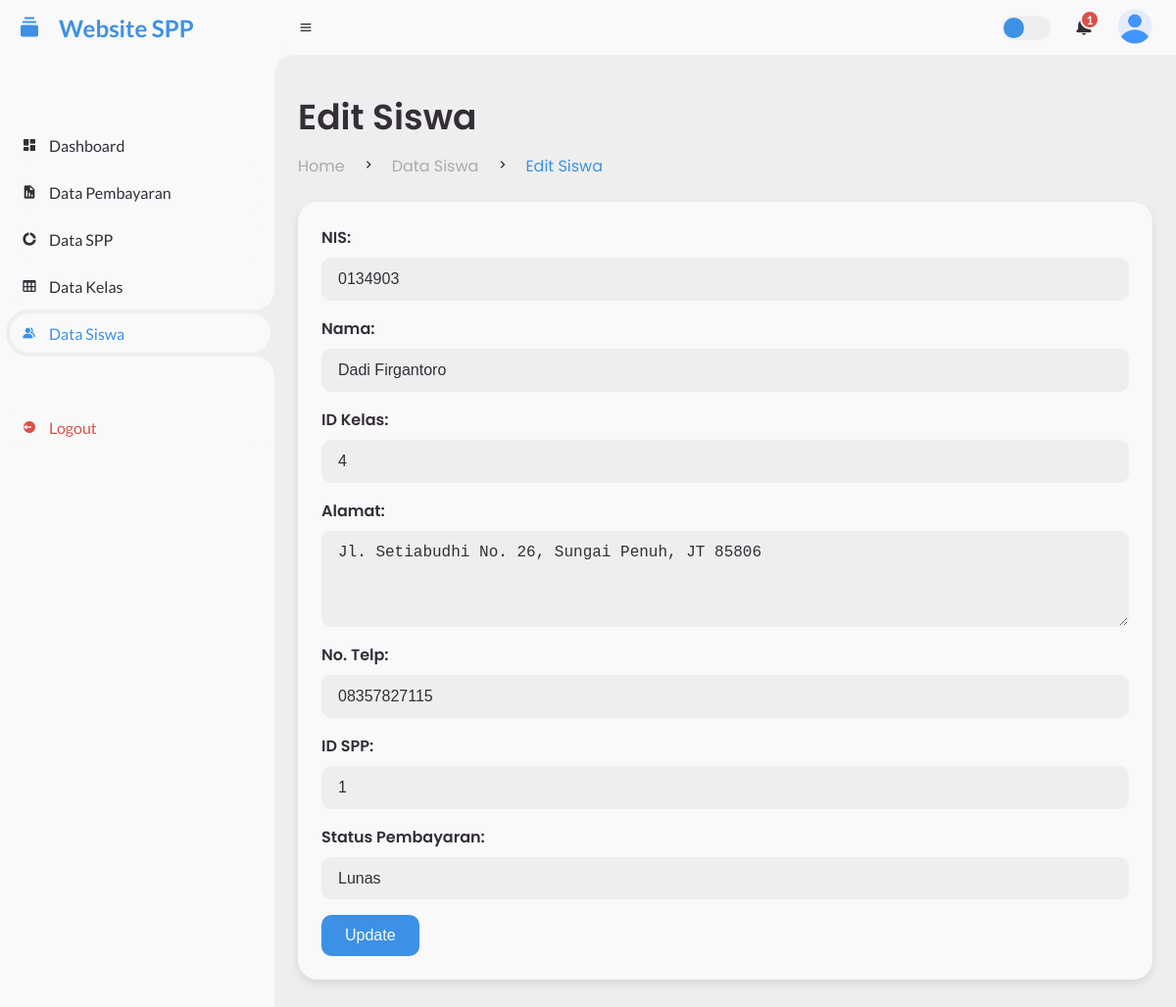
The page /edit-siswa.php?nisn=0011000745 (signed in) on the database its author committed.
### tables this page shows
CREATE TABLE `siswa` (
  `nisn` varchar(10) NOT NULL,
  `nis` varchar(8) DEFAULT NULL,
  `nama` varchar(50) DEFAULT NULL,
  `id_kelas` int(11) DEFAULT NULL,
  `alamat` text DEFAULT NULL,
  `no_telp` varchar(15) DEFAULT NULL,
  `id_spp` int(11) DEFAULT NULL,
  `status_pembayaran` enum('lunas','belum lunas') DEFAULT 'belum lunas'
);

### edit-siswa.php (the view, shortened to what this page needs)
<?php
include('koneksi.php');
$nisn = $_GET['nisn'];
$sql = "SELECT * FROM siswa WHERE nisn = '$nisn'";
$result = mysqli_query($koneksi, $sql);
$row = mysqli_fetch_assoc($result);
?>
<!DOCTYPE html>
<html lang="en">
<head>
    <link href='https://unpkg.com/boxicons@2.0.9/css/boxicons.min.css' rel='stylesheet'>
    <link rel="stylesheet" href="css/style.css">
</head>
<body>
<section id="sidebar">
    <a href="dashboard.php" class="brand">
        <i class='bx bxs-collection'></i>
        <span class="text">Website SPP</span>
    </a>
    <ul class="side-menu top">
        <li>
            <a href="dashboard.php">
                <i class='bx bxs-dashboard'></i>
                <span class="text">Dashboard</span>
            </a>
        </li>
        <li>
            <a href="pembayaran.php">
                <i class='bx bxs-report'></i>
                <span class="text">Data Pembayaran</span>
            </a>
        </li>
        <li>
            <a href="spp.php">
                <i class='bx bxs-doughnut-chart'></i>
                <span class="text">Data SPP</span>
            </a>
        </li>
        <li>
            <a href="kelas.php">
                <i class='bx bx-table'></i>
                <span class="text">Data Kelas</span>
            </a>
        </li>
        <li class="active">
            <a href="siswa.php">
                <i class='bx bxs-group'></i>
                <span class="text">Data Siswa</span>
            </a>
        </li>
    </ul>
    <ul class="side-menu">
        <li>
            <a href="index.php" class="logout">
                <i class='bx bxs-log-out-circle'></i>
                <span class="text">Logout</span>
            </a>
        </li>
    </ul>
</section>
<section id="content">
    <nav>
        <i class='bx bx-menu'></i>
			<label for="switch-mode" class="switch-mode"></label>
        <a href="#" class="notification">
            <span class="num">1</span>
        </a>
        <a href="#" class="profile">
            <img src="img/user.png">
        </a>
    </nav>
    <main>
        <div class="head-title">
            <div class="left">
                <h1>Edit Siswa</h1>
                <ul class="breadcrumb">
                    <li>
                        <a href="dashboard.php">Home</a>
                    </li>
                    <li><i class='bx bx-chevron-right'></i></li>
                    <li>
                        <a href="siswa.php">Data Siswa</a>
                    </li>
                    <li><i class='bx bx-chevron-right'></i></li>
                    <li>
                        <a class="active" href="#">Edit Siswa</a>
                    </li>
                </ul>
            </div>
        </div>
        <div class="form-container">
            <form action="" method="POST">
                <div class="form-group">
                    <label for="nis">NIS:</label>
                    <input type="text" id="nis" name="nis" value="<?php echo $row['nis']; ?>" required>
                </div>
                <div class="form-group">
                    <label for="nama">Nama:</label>
                    <input type="text" id="nama" name="nama" value="<?php echo $row['nama']; ?>" required>
                </div>
                <div class="form-group">
                    <label for="id_kelas">ID Kelas:</label>
                    <input type="text" id="id_kelas" name="id_kelas" value="<?php echo $row['id_kelas']; ?>" required>
                </div>
                <div class="form-group">
                    <label for="alamat">Alamat:</label>
                    <textarea id="alamat" name="alamat" rows="4" required><?php echo $row['alamat']; ?></textarea>
                </div>
                <div class="form-group">
                    <label for="no_telp">No. Telp:</label>
                    <input type="text" id="no_telp" name="no_telp" value="<?php echo $row['no_telp']; ?>" required>
                </div>
                <div class="form-group">
                    <label for="id_spp">ID SPP:</label>
                    <input type="text" id="id_spp" name="id_spp" value="<?php echo $row['id_spp']; ?>" required>
                </div>
                <div class="form-group">
                    <label for="status_pembayaran">Status Pembayaran:</label>
                    <select id="status_pembayaran" name="status_pembayaran" required>
                        <option value="lunas" <?php if ($row['status_pembayaran'] == 'lunas') echo 'selected'; ?>>Lunas</option>
                    </select>
                </div>
                <div class="form-group">
                    <input type="submit" name="edit" class="btn-submit" value="Update">
                </div>
            </form>
        </div>
    </main>
</section>
</body>
</html>

### rows shown on the page
siswa: nis "0134903", nama "Dadi Firgantoro", id_kelas "4", alamat "Jl. Setiabudhi No. 26, Sungai Penuh, JT 85806", no_telp "08357827115", id_spp "1", status_pembayaran "Lunas"
